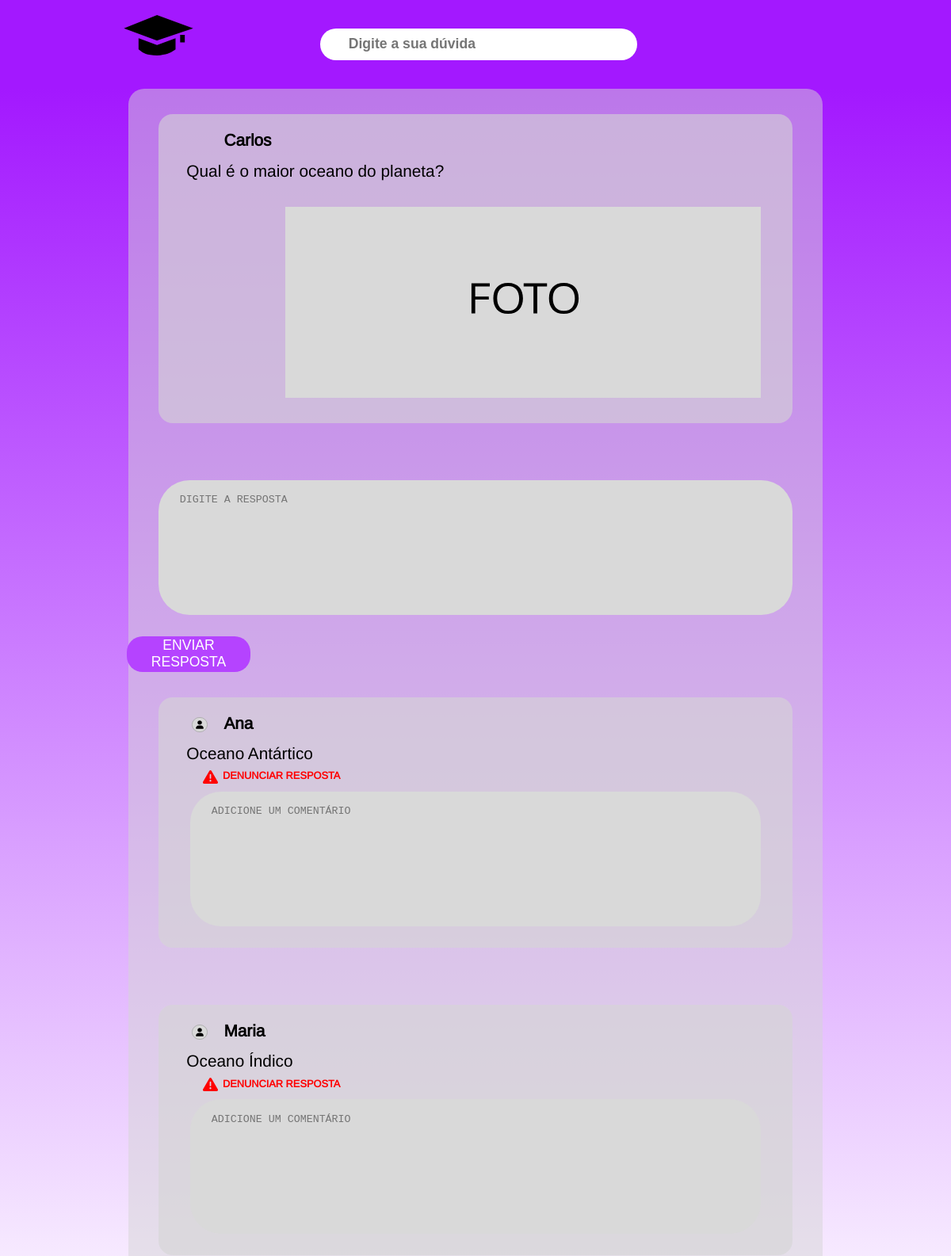
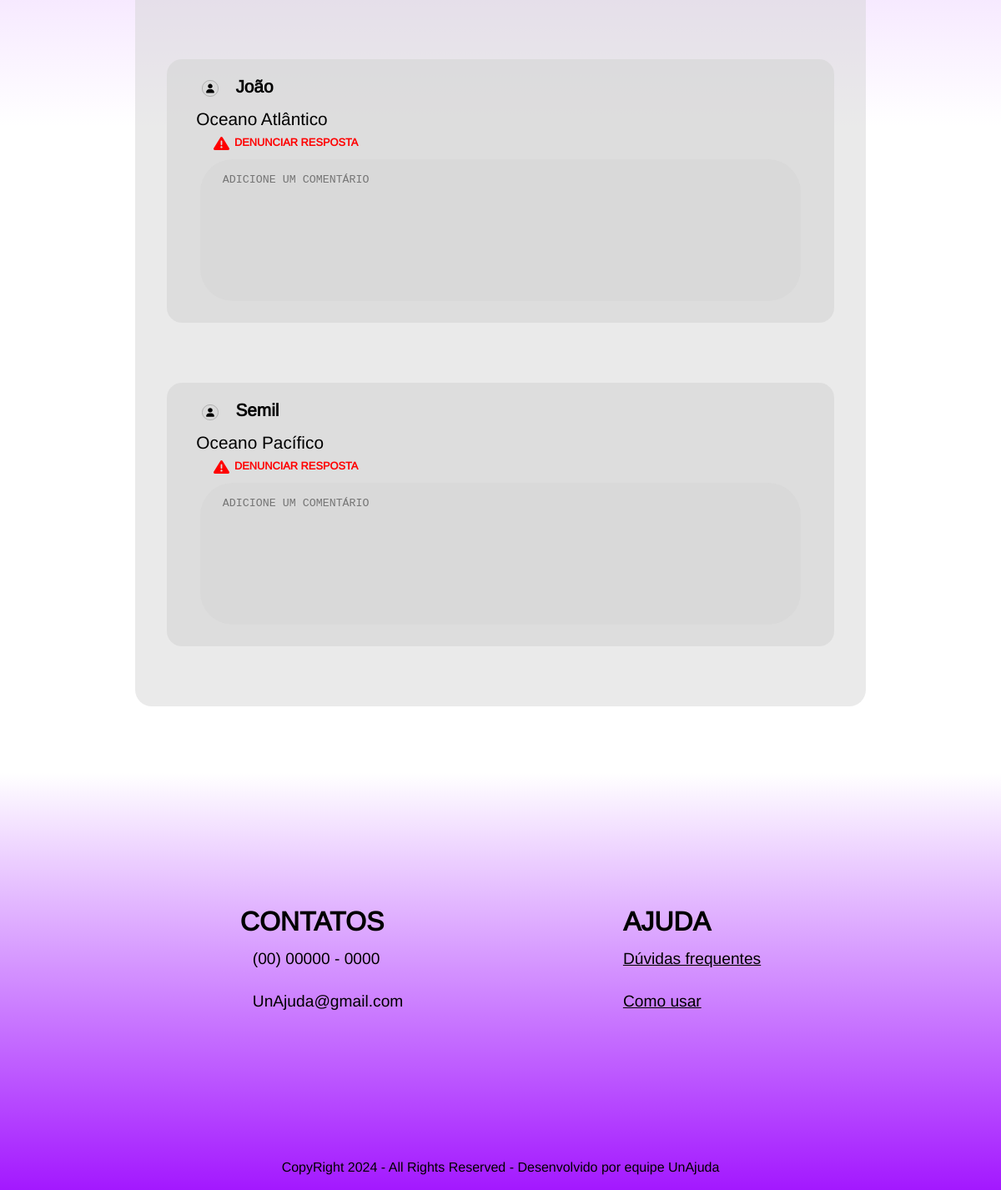
The app's page /resposta/4 with its own data (2 pictures, top to bottom).
### tables this page shows
CREATE TABLE usuario (
                id INTEGER PRIMARY KEY AUTOINCREMENT,
                nome TEXT NOT NULL,
                email TEXT NOT NULL UNIQUE,
                senha TEXT NOT NULL,
                faculdade TEXT,
                curso TEXT,
                telefone TEXT,
                foto_perfil TEXT
            );

CREATE TABLE pergunta (
                id INTEGER PRIMARY KEY AUTOINCREMENT,
                id_usuario INTEGER NOT NULL,
                pergunta TEXT NOT NULL,
                data_criacao TIMESTAMP DEFAULT CURRENT_TIMESTAMP,
                FOREIGN KEY (id_usuario) REFERENCES usuario(id)
            );

CREATE TABLE resposta (
                id INTEGER PRIMARY KEY AUTOINCREMENT,
                id_pergunta INTEGER NOT NULL,
                id_usuario INTEGER NOT NULL,
                resposta TEXT NOT NULL,
                data_criacao TIMESTAMP DEFAULT CURRENT_TIMESTAMP,
                FOREIGN KEY (id_pergunta) REFERENCES pergunta(id),
                FOREIGN KEY (id_usuario) REFERENCES usuario(id) 
            );

### controles_de_rota.py (the view)
@unajuda.route('/resposta/<int:pergunta_id>')
def pagina_resposta(pergunta_id):
    db = get_db()
    perguntas_respostas = obter_perguntas_com_respostas_e_nome_usuario(db)
    if pergunta_id not in perguntas_respostas:
        flash("Pergunta não encontrada!", "error")
        return redirect('/pesquisa')
    pergunta = perguntas_respostas[pergunta_id]
    pergunta["id"] = pergunta_id  # Garante que o ID está presente
    usuario_logado_id = session.get('usuario_id')
    cursor = db.cursor()
    cursor.execute("""
        SELECT resposta.resposta, usuario.nome, resposta.id_usuario
        FROM resposta
        JOIN usuario ON resposta.id_usuario = usuario.id
        WHERE resposta.id_pergunta = ?
        ORDER BY resposta.id DESC
    """, (pergunta_id,))
    respostas = cursor.fetchall()
    return render_template('pagina-resposta.html', pergunta=pergunta, respostas=respostas)

### controles_de_rota.py (called while the page is built, shortened)
def get_db():
    if 'db' not in g:
        g.db = sqlite3.connect('usuario.db', check_same_thread=False)
    return g.db

def make_session_permanent():
    session.permanent = True

### templates/pagina-resposta.html (shortened to what this page needs)
<!DOCTYPE html>
<html lang="pt-br">
<head>
    <link rel="stylesheet" href="../static/style/pagina_resposta/pagina_resposta.css">
    <link rel="stylesheet" href="../static/style/pagina_pesquisa/pagina-pesquisa.css">
    <link rel="stylesheet" href="../static/style/reset.css">
    <link rel="stylesheet" href="../static/style/style.css">
</head>
<body>
    <main class="pesquisa__main">
        <div class="center">
            <div class="pesquisa__header">
                <div class="pesquisa__logo">
                    <a href="/"><img src="../static/img/Logo_minimizada.svg" alt=""></a>
                </div>
                <div>
                    <input class="barra__pesquisa" type="text" placeholder="Digite a sua dúvida">
                </div>
            </div>
        </div>
    </main>
    <section class="resposta">
        <div class="center">
            <div class="resposta__container">
                <div class="pergunta">
                    <div class="pergunta__cabecalho">
                        <a class="pergunta__perfil" href="#">
                            <img src="{{ foto_perfil }}" alt="">{{ pergunta['nome_usuario'] }}
                        </a>
                    </div>
                    <p class="pergunta__texto">{{ pergunta['pergunta'] }}</p>
                    <img class="pergunta__img" src="../static/img/Group 23.svg" alt="">
                </div>
                <div class="resposta__formulario">
                    <form id="respostaForm" data-pergunta-id="{{ pergunta['id'] }}">
                        <textarea id="respostaTextarea" name="resposta" placeholder="DIGITE A RESPOSTA"></textarea>
                        <button type="submit" class="botao-enviar">ENVIAR RESPOSTA</button>
                    </form>
                </div>
                <div id="respostaContainer">
                    {% if respostas %}
                        {% for resposta in respostas %}
                        <div class="pergunta">
                            <div class="pergunta__cabecalho">
                                <a class="pergunta__perfil" href="#">
                                    <img src="../static/img/Group 22.svg" alt="">{{ resposta[1] }}
                                </a>
                            </div>
                            <p class="pergunta__texto">{{ resposta[0] }}</p>
                            <div class="denuncia">
                                <a href="#"><img src="../static/img/Denuncia.svg" alt="">DENUNCIAR RESPOSTA</a>
                            </div>
                            <textarea name="comentario" placeholder="ADICIONE UM COMENTÁRIO"></textarea>
                        </div>
                        {% endfor %}
                    {% else %}
                        <h3>Essa pergunta ainda não foi respondida.</h3>
                    {% endif %}
                </div>
            </div>
        </div>
    </section>
    <footer class="footer">
        <div class="center">
            <div class="duvidas-contatos">
                <div class="contatos">
                    <h2>CONTATOS</h2>
                    <p><i class="fa-brands fa-whatsapp"></i>(00) 00000 - 0000</p>
                    <p><i class="fa-regular fa-envelope"></i>UnAjuda@gmail.com</p>
                </div>
                <div class="duvidas">
                    <h2>AJUDA</h2>
                    <a href="#">Dúvidas frequentes</a>
                    <a href="#">Como usar</a>
                </div>
            </div>
            <div class="direitos">
                <p>CopyRight  2024 - All Rights Reserved - Desenvolvido por equipe UnAjuda</p>
            </div>
        </div>
    </footer>
</body>
</html>

### static/style/pagina_resposta/pagina_resposta.css (style rules this page uses)
.resposta { background: linear-gradient(0deg, rgba(255,255,255,1) 30%, rgba(163,24,255,1) 100%); display: flex; justify-content: center; }
.resposta__container { border-radius: 20px; background-color: rgba(214, 214, 214, .5); display: flex; flex-direction: column; align-items: center; width: 73vw; }
.pergunta { margin-bottom: 4.5em; border-radius: 18px; background-color: rgba(214, 214, 214, .6); margin-top: 2em; width: 66.667vw; display: flex; flex-direction: column; }
.pergunta__cabecalho { display: flex ; margin-left: 2em; margin-top: 1.5em; align-items: center; }
.pergunta__cabecalho img { padding-right: 1em; width: 3.333vw; }
.pergunta__cabecalho a { font-weight: bold; font-size: 1.3em; padding-left: 0.5em; padding-bottom: 0.2em; color: inherit; display: flex; align-items: center; }
.pergunta__texto { font-size: 1.3em; padding-left: 1.7em; padding-right: 1.7em; padding-top: 0.6em; }
.pergunta__img { width: 50vw; margin-left: 10em; margin-top: 2em; margin-bottom: 2em; }
.resposta__container textarea { background-color: #d9d9d9; outline: none; border: none; display: block; resize:none; border-radius: 39px; margin-right: 3em; margin-left: 3em; height: 14.167vw; padding-top: 1.3em; padding-left: 2em; padding-right: 2em; margin-bottom: 2em; }
.denuncia { color: #FF0000; margin-left: 3.5em; margin-bottom: 0.5em; margin-top: 0.5em; }
.denuncia a { font-weight: bold; font-size: 0.8em; padding-bottom: 0.2em; color: inherit; display: flex; align-items: center; }
.denuncia img { padding-right: 0.5em; width: 2.083vw; }
.resposta__formulario textarea { width: 66.667vw; }
.resposta__formulario button { border-radius: 20px; height: 5.6vh; width: 13vw; display: flex; align-items: center; justify-content: center; font-size: 1.1em; background-color: #B543FF; color: #fff; border: none; cursor: pointer; }

### static/style/pagina_pesquisa/pagina-pesquisa.css (style rules this page uses)
.pesquisa__main { height: 14vh; background-color: var(--cor-principal); }
.pesquisa__header { background-color: #A318FF; display: flex; align-items: center; justify-content: space-between; height: 100%; margin-left: 0.15em; }
.pesquisa__logo img { background-repeat: no-repeat; height: 6.4vh; margin-top: -20px; cursor: pointer; margin-left: -0.19em; }
.barra__pesquisa { border-radius: 85px; font-weight: bold; background-color: #fff; outline: none; border: none; height: 5.12vh; width: 33.333vw; margin-left: 9em; margin-right: 16em; font-size: 1.1em; padding-left: 2em; }

### static/style/style.css (style rules this page uses)
:root { --cor-principal: #A318FF; --cor-ouro: #FFD700; --cor-prata: #C0C0C0; --cor-bronze :#CD7F32; }
.center { margin: 0 13%; height: 100%; }

### static/style/pagina_principal/footer-pagina-principal.css (style rules this page uses)
.footer { background: rgb(255,255,255); background: linear-gradient(180deg, rgba(255,255,255,1) 0%, rgba(163,24,255,1) 100%); height: 500px; margin-top: 80px; }
.footer .duvidas-contatos { width: 100%; height: 93%; display: flex; justify-content: space-around; align-items: center; }
.footer .duvidas-contatos h2 { font-size: 2rem; }
.footer .duvidas-contatos .contatos p { font-size: 1.2rem; padding: 15px 0; }
.footer .duvidas-contatos .contatos p i { padding: 0 15px 0 0; }
.footer .duvidas-contatos .duvidas a { display: flex; font-size: 1.2rem; padding: 15px 0; text-decoration:underline; color: black; }
.direitos { display: flex; justify-content: center; align-items: center; font-size: 1rem; }

### records on screen
usuario: nome_usuario "Carlos"
pergunta: pergunta "Qual é o maior oceano do planeta?"
resposta: nome "Ana", resposta "Oceano Antártico"
resposta: nome "Maria", resposta "Oceano Índico"
resposta: nome "João", resposta "Oceano Atlântico"
resposta: nome "Semil", resposta "Oceano Pacífico"
